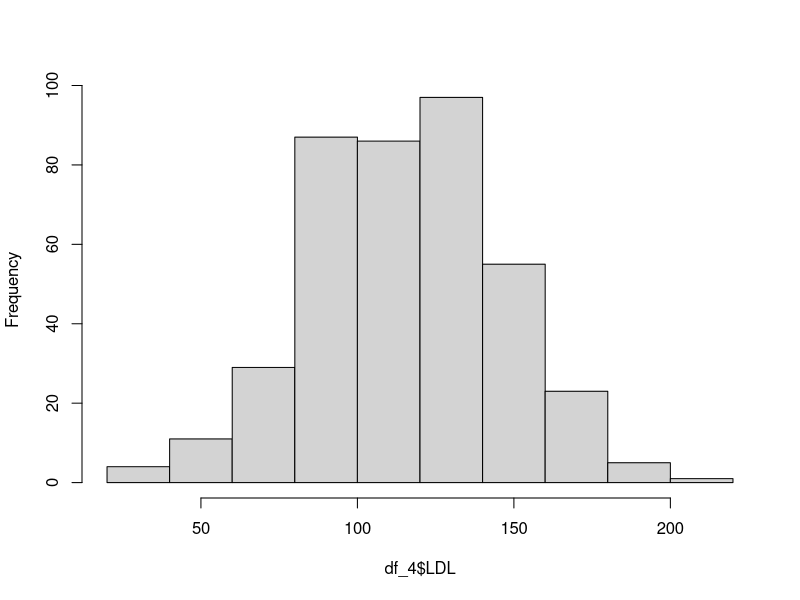
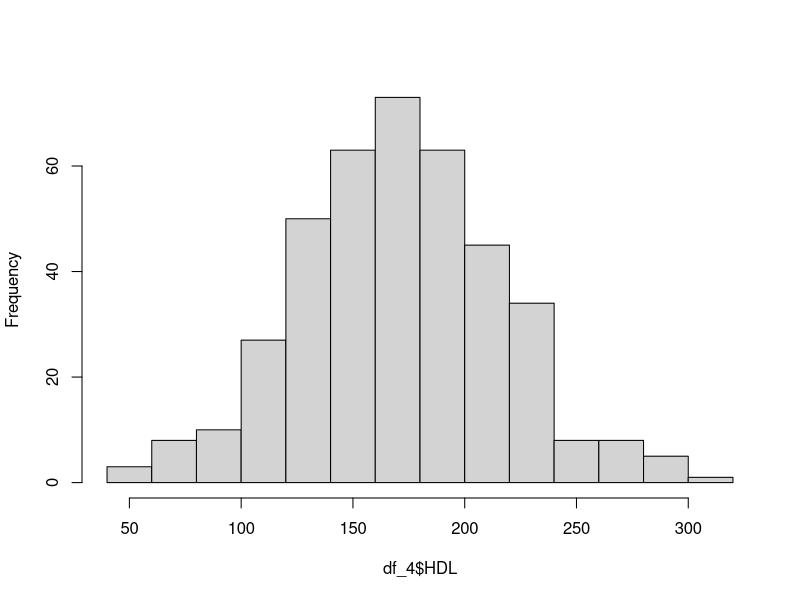
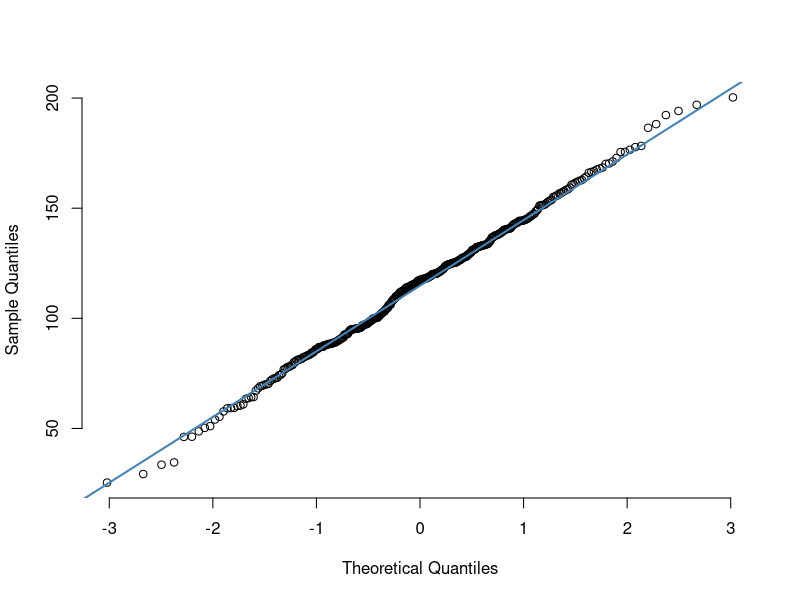
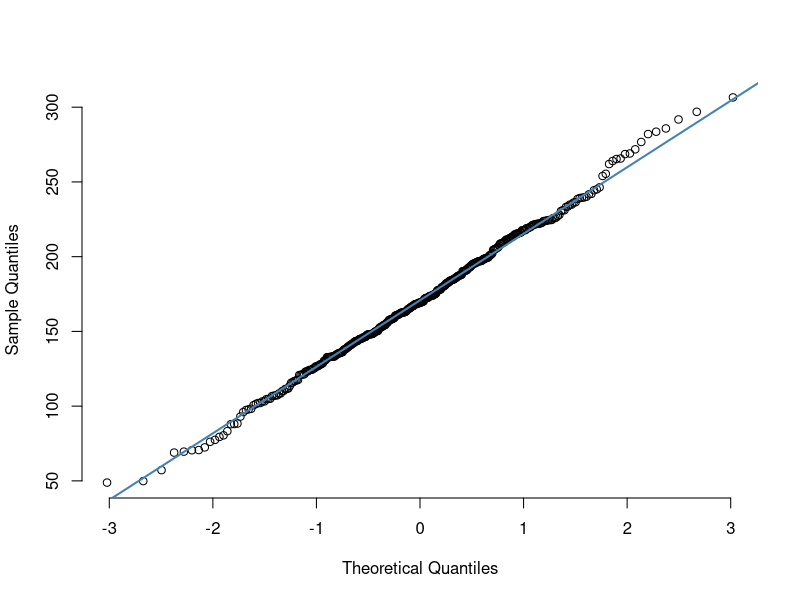
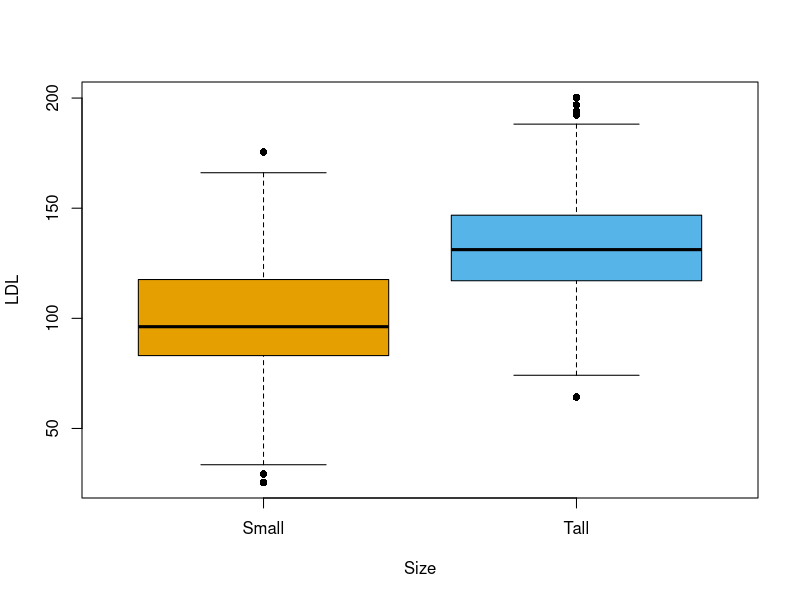
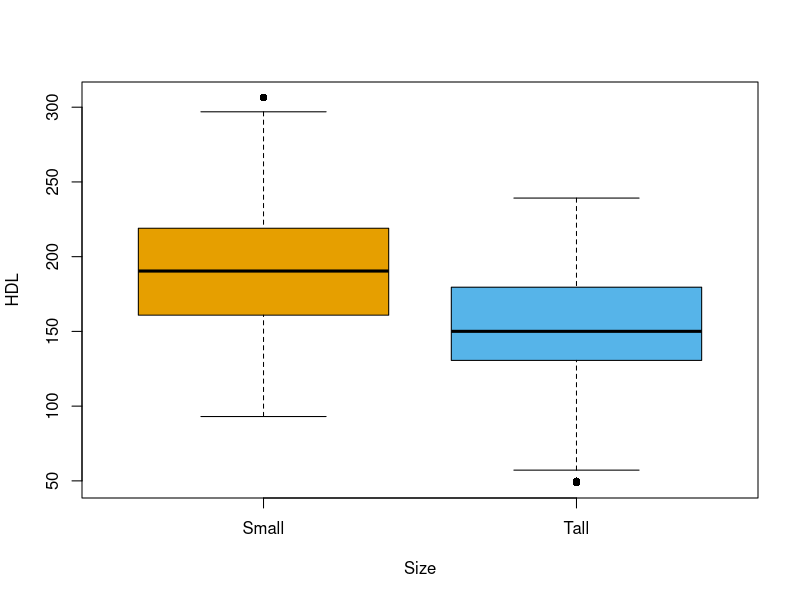
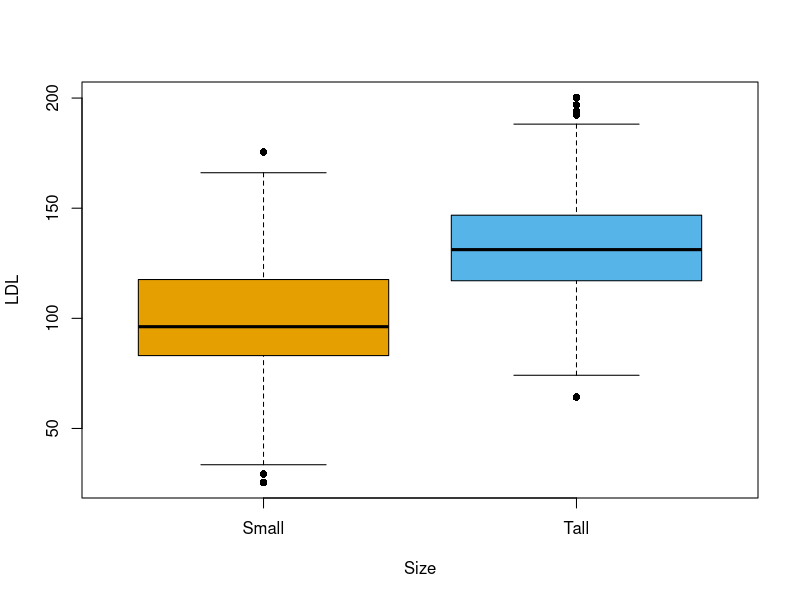
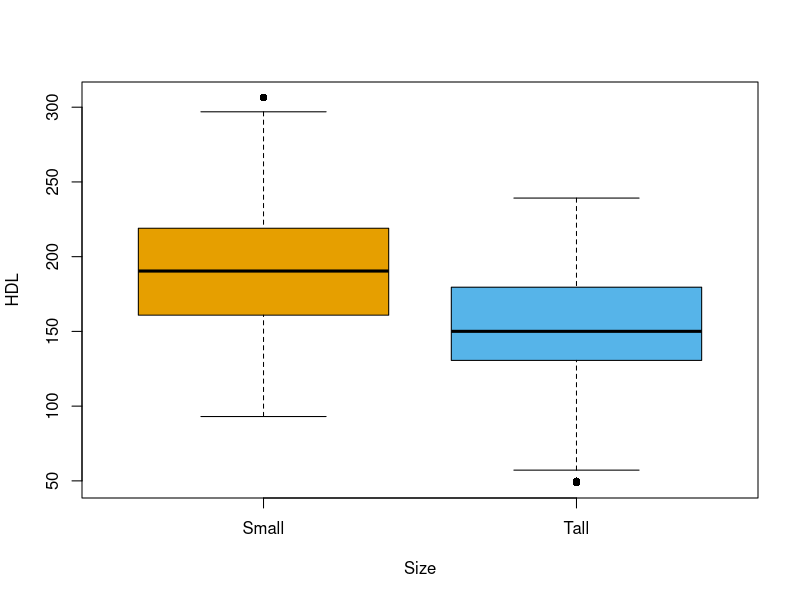

Write the R code that produced these figures, in order.
## ---- chunk 1
#| include: false
library(here)
# LOAD THE DATA FRAME
#df_1 <- read.csv("../data/Part_1/DATA_SET_REFERENCE_EVAL.csv", row.names = 1)
df_1 <- read.csv(here("data", "Part_1", "DATA_SET_REFERENCE_EVAL.csv"), row.names = 1)
## ---- chunk 2
#| label: tbl-summary-py
#| tbl-cap: "Fictional Data-Set. First 6 entries"
#| echo: false
#head(df_1) # Check data
knitr::kable(head(df_1, n = 3L))
## ---- chunk 3
#| echo: false
#| include: false
print(paste("Number of rows:", nrow(df_1))) # Check number of rows
print(paste("Number of columns:", ncol(df_1))) # Check number of columns
print(paste("Column names:", paste(colnames(df_1), collapse = ", "))) 
print(paste("Unique values inside 'Size' column:", 
            paste(unique(df_1$Size), collapse = ", ")))
print(paste("Unique values inside 'Planet' column:", 
            paste(unique(df_1$Planet), collapse = ", ")))
print(paste("Number of 'Venus' patients:", sum(df_1$Planet == "Venus", na.rm = TRUE)))
print(paste("Number of 'Earth' patients:", sum(df_1$Planet == "Earth", na.rm = TRUE))) 
print(paste("Number of tall patients:", sum(df_1$Size == "Tall", na.rm = TRUE))) 
print(paste("Number of small patients:", sum(df_1$Size == "Small", na.rm = TRUE)))
## ---- chunk 4
#| label: tbl-summary2-py
#| tbl-cap: "Data-Set Summary"
#| echo: false
#| include: false
# summary(df_1)
knitr::kable(summary(df_1))
## ---- chunk 5
#| label: tbl-negative-NA-py
#| tbl-cap: "Negative and NA Values"
#| echo: false
# Checking the patient to eliminate
n_idx_hdl <- df_1$HDL <= 0 | is.na(df_1$HDL)
n_idx_ldl <- df_1$LDL <= 0 | is.na(df_1$LDL)

df_f_o <- df_1[which(n_idx_hdl | n_idx_ldl), ]
#head(df_f_o)
knitr::kable(head(df_f_o))
## ---- chunk 6
#| include: false
## Removing negative values
df_2 <- data.frame(df_1) # Security copy

### Idx 1: Delete individuals with HDL < 0
idx_hdl <- df_2$HDL >= 0 & !is.na(df_2$HDL)

### Idx 2: Delete individuals with LDL < 0
idx_ldl <- df_2$LDL >= 0 & !is.na(df_2$LDL)

### Cleaning with filters
df_3 <- df_2[idx_hdl & idx_ldl, ] # Here we remove 2 values.
print(paste("Number of patients after removing negative and NA values: ", nrow(df_3)))
## ---- chunk 7
#| include: false
## Identifying and removing outliers
## Define outlier: > mean - 3*sd or > mean + 3*sd
max_limit_LDL <- mean(df_3$LDL, na.rm = T) + 3*sd(df_3$LDL, na.rm = T)
min_limit_LDL <- mean(df_3$LDL, na.rm = T) - 3*sd(df_3$LDL, na.rm = T)
max_limit_HDL <- mean(df_3$HDL, na.rm = T) + 3*sd(df_3$HDL, na.rm = T)
min_limit_HDL <- mean(df_3$HDL, na.rm = T) - 3*sd(df_3$HDL, na.rm = T)

## Creating filters
clean_LDL <- min_limit_LDL < df_3$LDL & 
  max_limit_LDL > df_3$LDL # Only TRUE

clean_HDL <- min_limit_HDL < df_3$HDL & 
  max_limit_HDL > df_3$HDL 

## Cleaning with filters
df_4 <- df_3[clean_LDL & clean_HDL, ]
sum(df_4$HDL == df_3$HDL)
## ---- chunk 8
#| include: false
library(knitr)
library(dplyr)

balance_table <- df_4 %>%
  group_by(Planet, Size) %>%
  summarise(n = n(), .groups = "drop") %>%
  mutate(Percent = round(100 * n / sum(n), 1))
## ---- chunk 9
#| label: tbl-balance
#| fig-cap: "Sample sizes by Planet and Size group"
#| echo: false

kable(balance_table, align = "c")
## ---- chunk 10
#| label: fig-hts-1
#| fig-cap: "Histogram of LDL levels"
#| include: false
#| fig-width: 5
#| fig-height: 5

hist(df_4$LDL,
    main="")
## ---- chunk 11
#| label: fig-hts-2
#| fig-cap: "Histogram of HDL levels"
#| include: false
#| fig-width: 5
#| fig-height: 5

hist(df_4$HDL,
    main="")
## ---- chunk 12
#| label: fig-qqplot-ldl
#| fig-cap: "Q-Q Plot of LDL levels"
#| echo: false
#| fig-width: 4
#| fig-height: 4

qqnorm(df_4$LDL, pch = 1, frame = FALSE, main="")
qqline(df_4$LDL, col = "steelblue", lwd = 2)
## ---- chunk 13
#| label: fig-qqplot-hdl
#| fig-cap: "Q-Q Plot of HDL levels"
#| echo: false
#| fig-width: 4
#| fig-height: 4

qqnorm(df_4$HDL, pch = 1, frame = FALSE, main="")
qqline(df_4$HDL, col = "steelblue", lwd = 2)
## ---- chunk 14
#| label: fig-ldl-size
#| fig-cap: "LDL levels by Size group"
#| echo: false
#| fig-width: 5
#| fig-height: 5

# Colorblind-friendly palette (Okabe-Ito), one color per Size group
group_colors <- c("Small" = "#E69F00", "Tall" = "#56B4E9")

boxplot(LDL ~ Size, 
        data = df_4, 
        col = group_colors,
        density = c(25, 70),   # different shading density = second visual cue, not just color
        pch = 16,
        ylab = "LDL")

## ---- chunk 15
#| label: fig-hdl-size
#| fig-cap: "B. HDL levels by Size group"
#| echo: false
#| fig-width: 5
#| fig-height: 5
boxplot(HDL ~ Size, 
        data = df_4, 
        col = group_colors,
        density = c(25, 70), 
        pch = 16,
        ylab = "HDL")
## ---- chunk 16
#| label: fig-ldl-planet
#| fig-cap: "LDL levels by Planet group"
#| include: false
#| fig-width: 5
#| fig-height: 5

# Colorblind-friendly palette (Okabe-Ito), one color per Size group
group_colors <- c("Small" = "#E69F00", "Tall" = "#56B4E9")

boxplot(LDL ~ Size, 
        data = df_4, 
        col = group_colors,
        density = c(25, 70),   # different shading density = second visual cue, not just color
        pch = 16,
        ylab = "LDL")
## ---- chunk 17
#| label: fig-hdl-planet
#| fig-cap: "HDL levels by Planet group"
#| include: false
#| fig-width: 5
#| fig-height: 5
boxplot(HDL ~ Size, 
        data = df_4, 
        col = group_colors,
        density = c(25, 70), 
        pch = 16,
        ylab = "HDL")
## ---- chunk 18
#| echo: false
#| label: fig-scatterplot_1
#| fig-cap: "HDL vs LDL by Size (color) and Planet (shape)"
#| fig-width: 5
#| fig-height: 6
# Comparing two continuos values
df_4$Group <- interaction(df_4$Planet, df_4$Size, sep = "-") # Combined group factor
# Levels will be: Earth-Small, Venus-Small, Earth-Tall, Venus-Tall (alphabetical/factor order)
group_levels <- levels(df_4$Group)
cb_colors <- c("#E69F00", "#0072B2")  # for Size: Small, Tall
shapes <- c(16, 17)                    # for Planet: Earth = circle, Venus = triangle

plot(df_4$LDL, df_4$HDL,
     col = cb_colors[as.factor(df_4$Size)],
     pch = shapes[as.factor(df_4$Planet)],
     xlab = "LDL", ylab = "HDL")

legend("topright",
       legend = c(levels(as.factor(df_4$Size)), levels(as.factor(df_4$Planet))),
       col = c(cb_colors, "black", "black"),
       pch = c(19, 19, shapes),
       pt.cex = 1, bty = "n")
## ---- chunk 19
#| echo: false
write.csv(df_4, "../data/Part_1/CLEAN_DATA_SET_REFERENCE_EVAL.csv", row.names = FALSE)
